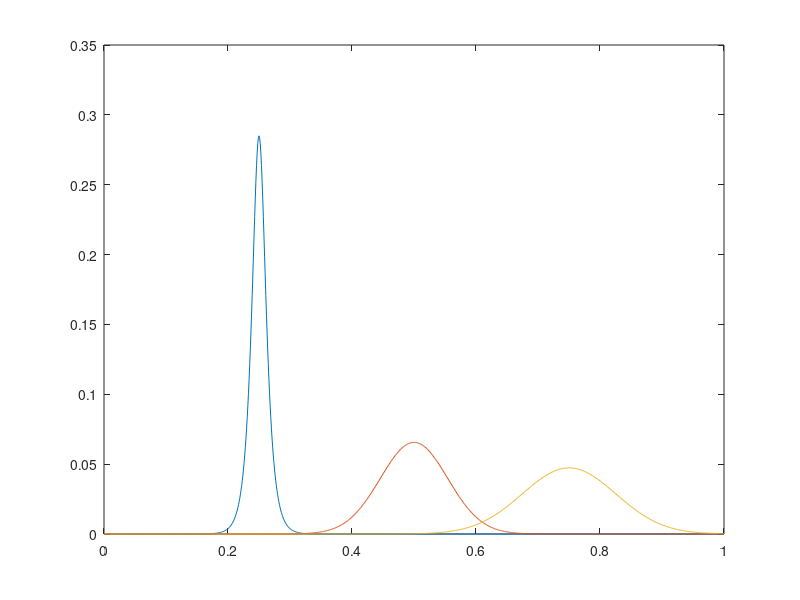
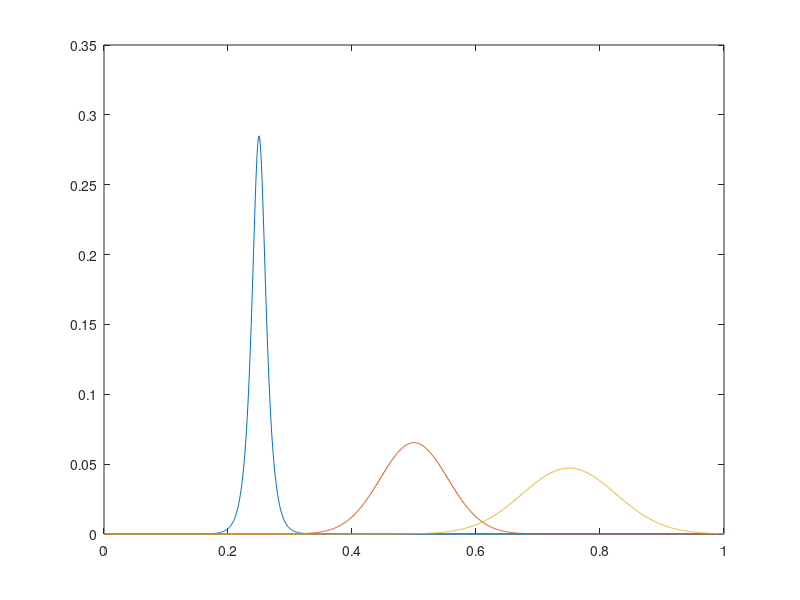
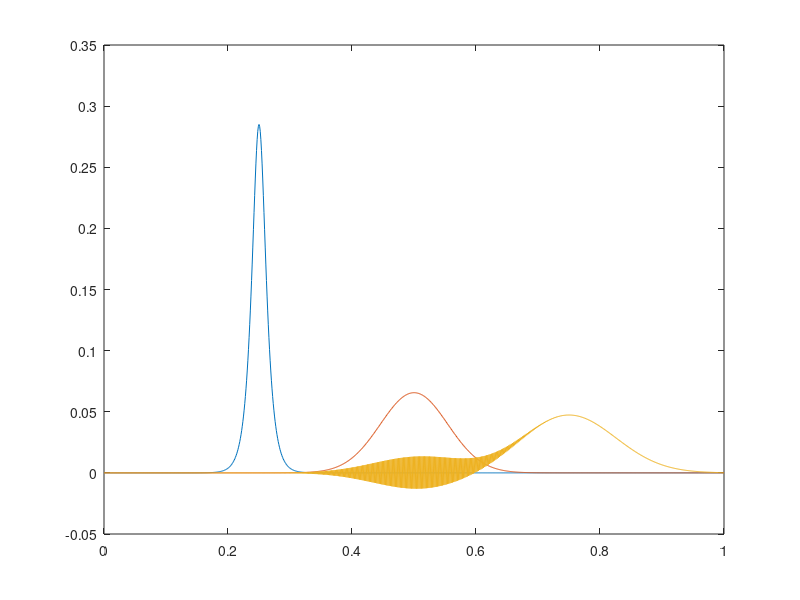

Source code (MATLAB) for these figures, in order:
%... The MatMol Group (2016)
%... Stability analysis of the advection-diffusion equation using the
%... explicit Euler IVP solver and a centered finite difference scheme
%... Dz is kept constant and Dt changes
    close all
    clear all

%... Spatial grid
    dz  = 0.001;
    z   = 0 : dz : 1;
    n   = length(z);
    nu  = 1;
    D   = 0.005;
    th  = 100*(z - 0.25);
    th1 = 0 : 0.001 : 2*pi;

%... SOLUTION WITH Dt = Dt_max
%... Initial conditions
    x0       = (0.57)./(exp(th)+exp(-th));
    x0_Dtmax = x0;

%... Time parameters
    dtm  = 1/(nu/dz+2*D/(dz^2));
    dt   = dtm;
    time = 0:dt:1;
    sig  = nu*dt/dz;
    beta = D*dt/(dz^2);

%... At time 0.25
    x1 = zeros(1,n);
    i1 = find(abs(time-.25) <= dt/2);
    for i=2:i1
        x1(1)     = 0;
        x1(2:n-1) = (sig+beta)*x0(1:n-2)+(1-sig-2*beta)*x0(2:n-1)+beta*x0(3:n);
        x1(n)     = 0;
        x0        = x1;
    end
    x1_Dtmax = x1;

%... At time 0.5
    i2   = find(abs(time-.50) <= dt/2);
    for i = i1+1 : i2
        x2(1)     = 0;
        x2(2:n-1) = (sig+beta)*x0(1:n-2)+(1-sig-2*beta)*x0(2:n-1)+beta*x0(3:n);
        x2(n)     = 0;
        x0        = x2;
    end
    x2_Dtmax = x2;

%... Eigenvalue loci
    vp_Dtmax   = (sig+2*beta)*(cos(th1)-1)-j*sig*sin(th1);
    revp_Dtmax = real(vp_Dtmax);
    imvp_Dtmax = imag(vp_Dtmax);
    
%... Plot the results    
    figure(1)
    plot(z,[x0_Dtmax;x1_Dtmax;x2_Dtmax])
    
%... clear some workspace variables
    clear x0 x1 x2 beta sig time dt dtm i1 i2 x0_Dtmax x1_Dtmax x2_Dtmax vp_Dtmax revp_Dtmax imvp_Dtmax



%... SOLUTION WITH Dt = 0.1*Dt_max
%... Initial conditions
    x0         = (0.57)./(exp(th)+exp(-th));
    x0_01Dtmax = x0;

%... Time parameters
    dtm  = 1/(nu/dz+2*D/(dz^2));
    dt   = 0.1*dtm;
    time = 0:dt:1;
    sig  = nu*dt/dz;
    beta = D*dt/(dz^2);

%... At time 0.25
    x1 = zeros(1,n);
    i1 = find(abs(time-.25) <= dt/2);
    for i=2:i1
        x1(1)     = 0;
        x1(2:n-1) = (sig+beta)*x0(1:n-2)+(1-sig-2*beta)*x0(2:n-1)+beta*x0(3:n);
        x1(n)     = 0;
        x0        = x1;
    end
    x1_01Dtmax = x1;

%... At time 0.5
    i2   = find(abs(time-.50) <= dt/2);
    for i = i1+1 : i2
        x2(1)     = 0;
        x2(2:n-1) = (sig+beta)*x0(1:n-2)+(1-sig-2*beta)*x0(2:n-1)+beta*x0(3:n);
        x2(n)     = 0;
        x0        = x2;
    end
    x2_01Dtmax = x2;

%... Eigenvalue loci
    vp_01Dtmax   = (sig+2*beta)*(cos(th1)-1)-j*sig*sin(th1);
    revp_01Dtmax = real(vp_01Dtmax);
    imvp_01Dtmax = imag(vp_01Dtmax);
    
%... Plot the results    
    figure(2)
    plot(z,[x0_01Dtmax;x1_01Dtmax;x2_01Dtmax])
    
%... clear some workspace variables
    clear x0 x1 x2 beta sig time dt dtm i1 i2 x0_01Dtmax x1_01Dtmax x2_01Dtmax vp_01Dtmax revp_01Dtmax imvp_01Dtmax


    
%... SOLUTION WITH Dt = 1.0027*Dt_max
%... Initial conditions
    x0            = (0.57)./(exp(th)+exp(-th));
    x0_10027Dtmax = x0;

%... Time parameters
    dtm  = 1/(nu/dz+2*D/(dz^2));
    dt   = 1.0027*dtm;
    time = 0:dt:1;
    sig  = nu*dt/dz;
    beta = D*dt/(dz^2);

%... At time 0.25
    x1 = zeros(1,n);
    i1 = find(abs(time-.25) <= dt/2);
    for i=2:i1
        x1(1)     = 0;
        x1(2:n-1) = (sig+beta)*x0(1:n-2)+(1-sig-2*beta)*x0(2:n-1)+beta*x0(3:n);
        x1(n)     = 0;
        x0        = x1;
    end
    x1_10027Dtmax = x1;

%... At time 0.5
    i2   = find(abs(time-.50) <= dt/2);
    for i = i1+1 : i2
        x2(1)     = 0;
        x2(2:n-1) = (sig+beta)*x0(1:n-2)+(1-sig-2*beta)*x0(2:n-1)+beta*x0(3:n);
        x2(n)     = 0;
        x0        = x2;
    end
    x2_10027Dtmax = x2;

%... Eigenvalue loci
    vp_10027Dtmax   = (sig+2*beta)*(cos(th1)-1)-j*sig*sin(th1);
    revp_10027Dtmax = real(vp_10027Dtmax);
    imvp_10027Dtmax = imag(vp_10027Dtmax);
    
%... Plot the results    
    figure(3)
    plot(z,[x0_10027Dtmax;x1_10027Dtmax;x2_10027Dtmax])
    
%... clear some workspace variables
    clear x0 x1 x2 beta sig time dt dtm i1 i2 x0_10027Dtmax x1_10027Dtmax x2_10027Dtmax vp_10027Dtmax revp_10027Dtmax imvp_10027Dtmax

